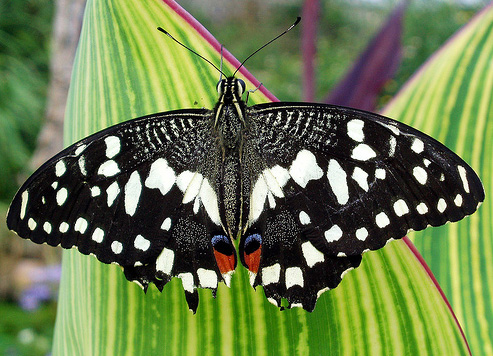
#> input picture hw2/data/butterfly.jpg, 493 x 356 px
$ python chuang_likai_a2_p2.py   (older library calls are emulated)
#> lines starting #> are read from the running program, lines starting #| are printed output that depends on the picture
#> further down, image is the input picture: shape (356, 493, 3); mean B, G, R 76.9, 123.5, 106.9
# Libraries you will find useful
import numpy as np
import cv2
import scipy
import matplotlib.pyplot as plt
from matplotlib.patches import Circle, Ellipse
import sympy  as sp
import math

class BlobDetector():
    def __init__(self, image):
        self.image = image
        self.gray = cv2.cvtColor(image, cv2.COLOR_BGR2GRAY)
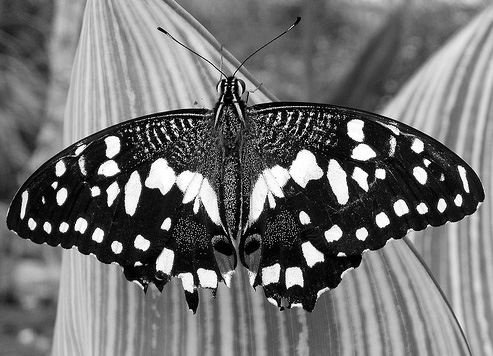
#> self.gray: shape (356, 493); min 0, max 255, mean 113.3
        self.gray = self.gray.astype(np.float32)
        self.h, self.w = self.gray.shape
#> self.h = 356; self.w = 493
        # cv2.namedWindow('rawimage', cv2.WINDOW_NORMAL)
        # cv2.imshow('rawimage', image)
        # cv2.waitKey(0)

    # [55 lines left out: functions buildScaleSpaceGaussian, buildScaleSpaceDownsample, not called in this run]

    def buildScaleSpace(self):
        self.sigmaList = [0.6, 1]
        for i in range(10):
            self.sigmaList.append(self.sigmaList[-1]*1.5)
        # [4 lines of commented-out code are left out]
        print(self.sigmaList)

        started = True
        for i in range(len(self.sigmaList)):
            sigma = self.sigmaList[i]
            g = scipy.ndimage.gaussian_laplace(self.gray, sigma=sigma)
            g *= sigma**2
            g = g**2
            self.showNormImage(g, sigma)
            if(started):
                self.scaleSpace = g
                started = False
            else:
                self.scaleSpace = np.dstack((self.scaleSpace, g))
#> this loop made 12 passes
#> pass 1, in buildScaleSpace, `g = scipy.ndimage.gaussian_laplace(self.gray, sigma=sigma)`:
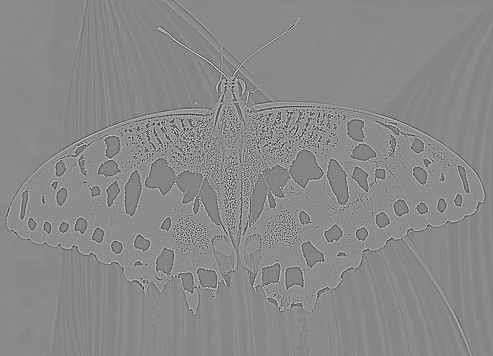
#> g: shape (356, 493) float32; min -519.1, max 415.3, mean -14.7; drawn with min black and max white
#> pass 1, in buildScaleSpace, `g = g**2`:
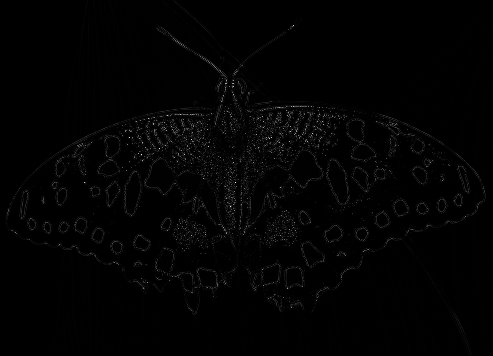
#> g: shape (356, 493) float32; min 9.24e-11, max 34926.4, mean 397.3; drawn with min black and max white
#> after the loop:
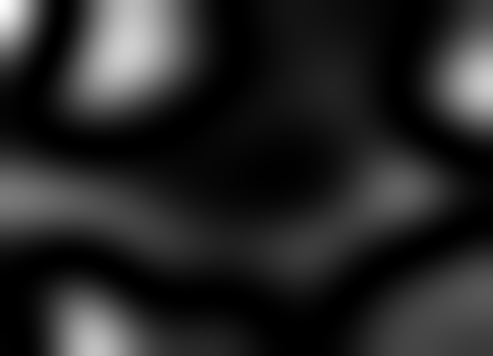
#> g: shape (356, 493) float32; min 3.74e-09, max 3009.4, mean 464.3; drawn with min black and max white
#> after the loop, started = False

    def nms(self):
        self.cx = []
        self.cy = []
        self.rad = []

        self.sigmaMatrix = np.zeros((self.h, self.w))
        neighborWidth = 1
        print("NMS...")
        for i in range(neighborWidth, self.h-neighborWidth):
            for j in range(neighborWidth, self.w-neighborWidth):
                ############# NMS ##############
                # for point scaleSpace[i][j][k], we check all its neighborhood value: 3x3xn
                # If the point is a extrema (largest, and substantially larger), then it's a interest point.
                for k in range(neighborWidth, len(self.sigmaList)-neighborWidth):
                    # neighbor = self.scaleSpace[i-neighborWidth:i+neighborWidth+1, j-neighborWidth:j+neighborWidth+1, k-neighborWidth:k+neighborWidth+1]
                    neighbor = self.scaleSpace[i-neighborWidth:i+neighborWidth+1, j-neighborWidth:j+neighborWidth+1, :]
                    if(self.scaleSpace[i][j][k] == neighbor.max()):
                        self.cx.append(i)
                        self.cy.append(j)
                        maxSigma = self.sigmaList[k]
                        self.rad.append(maxSigma*1.414)
                        self.sigmaMatrix[i][j] = maxSigma
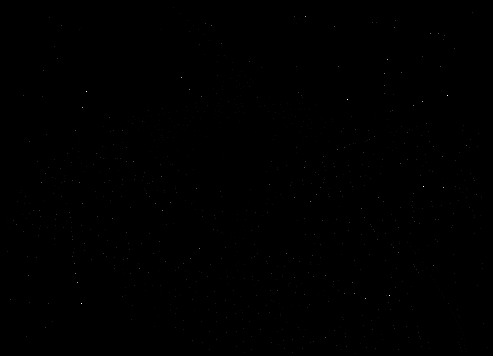
#> self.sigmaMatrix: shape (356, 493) float64; min 0, max 38.44, mean 0; drawn with min black and max white
#> after the loop, self.cx = 953 values from 7 to 353; self.cy = 953 values, max 487 at index 938, min 7 at index 546, mean 261; self.rad = 953 values, max 54.36 at index 74, min 1.41 at index 23, mean 5.9
        self.cx = np.array(self.cx)
        self.cy = np.array(self.cy)
        self.rad = np.array(self.rad)

        print("Now drawing circles...")
        self.show_all_circles(self.image, self.cy, self.cx, self.rad)
        # self.circleToEllipse()
        # self.show_ellipse()

    # [40 lines left out: function circleToEllipse, not called in this run]
            # print(r, lambda1, lambda2)


    def showNormImage(self, image, sigma):
        norm = cv2.normalize(image, None, 0, 255, cv2.NORM_MINMAX)
        norm = norm.astype(np.uint8)
        # print(normG)
        cv2.namedWindow('image', cv2.WINDOW_NORMAL)
        cv2.imshow('image %3f' % (sigma,), norm)
        cv2.waitKey(0)

    # [12 lines left out: function show_ellipse, not called in this run]

    def show_all_circles(self, image, cx, cy, rad, color='r'):
        """
        image: numpy array, representing the grayscsale image
        cx, cy: numpy arrays or lists, centers of the detected blobs
        rad: numpy array or list, radius of the detected blobs
        """
#> called with cx = array of shape (953,), cy = array of shape (953,), rad = array of shape (953,), color = 'r'
        fig, ax = plt.subplots()
        ax.set_aspect('equal')
        ax.imshow(cv2.cvtColor(image, cv2.COLOR_BGR2RGB), cmap='gray')
        for x, y, r in zip(cx, cy, rad):
            circ = Circle((x, y), r, color=color, fill=False, linewidth=1.5)
            ax.add_patch(circ)
#> this loop made 953 passes
#> (x, y, r) on passes 1 to 3: (173, 7, 3.18), (472, 12, 7.16), (180, 13, 3.18)

        plt.title('%i circles' % len(cx))
        plt.show()
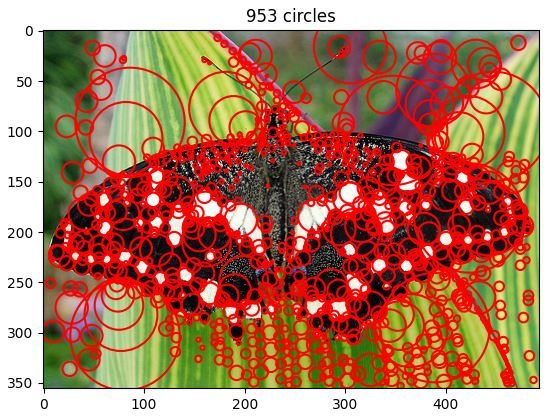
#> figure drawn by matplotlib, 1 panel


if __name__ == '__main__':
    image = cv2.imread("./data/butterfly.jpg")
    blobDetector = BlobDetector(image)
    blobDetector.buildScaleSpace()
    # blobDetector.buildScaleSpaceDownsample()
    # blobDetector.buildScaleSpaceGaussian()
    blobDetector.nms()

$ run again, with hw2/data/einstein.jpg copied over hw2/data/butterfly.jpg
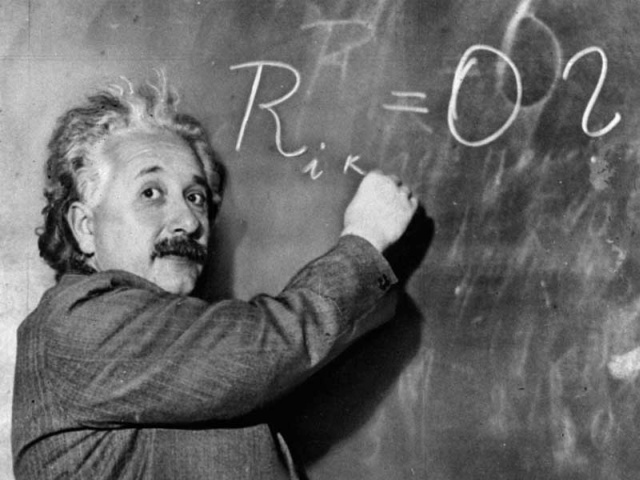
#> input picture hw2/data/einstein.jpg, 640 x 480 px
#> image is the input picture: shape (480, 640, 3); min 0, max 255, mean 104.2
#> after the loop in buildScaleSpace, `for i in range(len(self.sigmaList)):`:
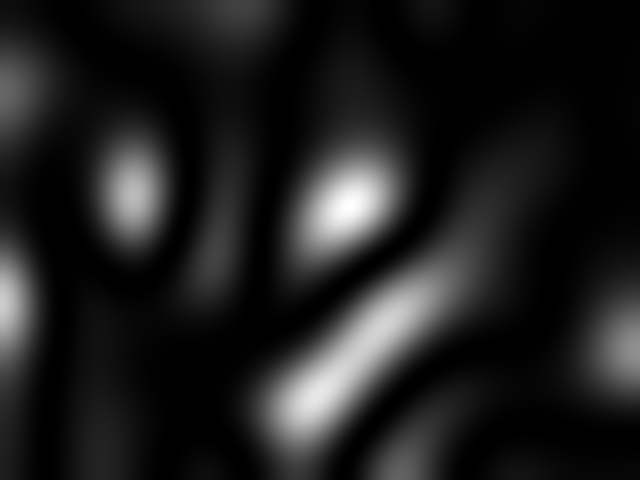
#> g: shape (480, 640) float32; min 4.37e-10, max 1492.3, mean 182.2; drawn with min black and max white
#> after the loop in buildScaleSpace, `for i in range(len(self.sigmaList)):`: started = False
#> after the loop in nms, `for i in range(neighborWidth, self.h-neighborWidth):`: self.cx = 1475 values from 1 to 476; self.cy = 1475 values, max 638 at index 40, min 10 at index 1163, mean 320.7; self.rad = 1475 values, max 54.36 at index 132, min 1.41 at index 4, mean 5.14
#> the loop in show_all_circles, `for x, y, r in zip(cx, cy, rad):` made 1475 passes
#> (x, y, r) on passes 1 to 3: (373, 1, 4.77), (374, 3, 2.12), (478, 3, 3.18)
#> in show_all_circles, `plt.show()`:
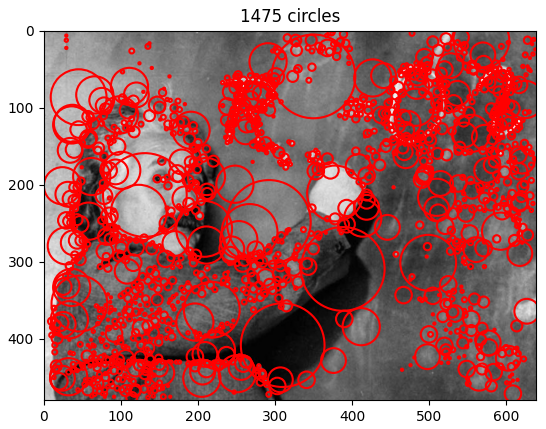
#> figure drawn by matplotlib, 1 panel

$ run again, with hw2/data/fishes.jpg copied over hw2/data/butterfly.jpg
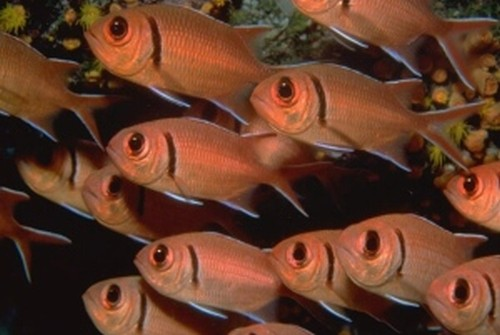
#> input picture hw2/data/fishes.jpg, 500 x 335 px
#> image is the input picture: shape (335, 500, 3); mean B, G, R 40.9, 60, 100.6
#> after the loop in buildScaleSpace, `for i in range(len(self.sigmaList)):`:
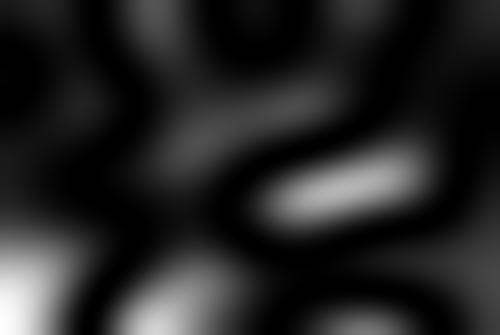
#> g: shape (335, 500) float32; min 9.28e-09, max 878.7, mean 128; drawn with min black and max white
#> after the loop in buildScaleSpace, `for i in range(len(self.sigmaList)):`: started = False
#> after the loop in nms, `for i in range(neighborWidth, self.h-neighborWidth):`: self.cx = 979 values from 1 to 328; self.cy = 979 values, max 497 at index 191, min 4 at index 590, mean 261.7; self.rad = 979 values, max 54.36 at index 404, min 1.41 at index 1, mean 5.46
#> the loop in show_all_circles, `for x, y, r in zip(cx, cy, rad):` made 979 passes
#> (x, y, r) on passes 1 to 3: (196, 1, 7.16), (89, 2, 1.41), (154, 2, 1.41)
#> in show_all_circles, `plt.show()`:
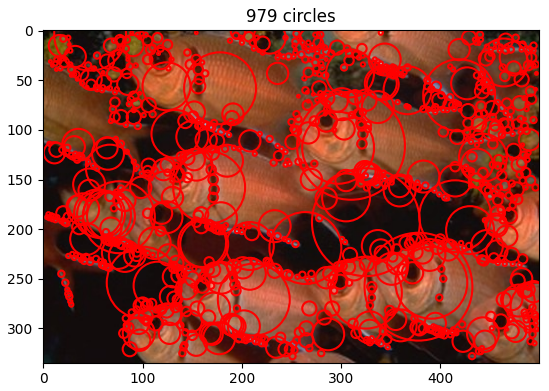
#> figure drawn by matplotlib, 1 panel

$ run again, with hw2/data/sunflowers.jpg copied over hw2/data/butterfly.jpg
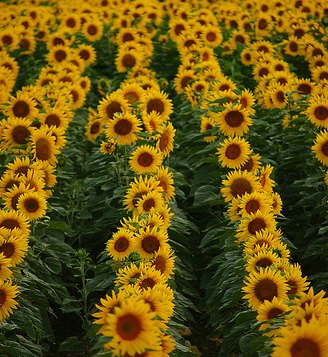
#> input picture hw2/data/sunflowers.jpg, 328 x 357 px
#> image is the input picture: shape (357, 328, 3); mean B, G, R 10.8, 83.8, 104.4
#> after the loop in buildScaleSpace, `for i in range(len(self.sigmaList)):`:
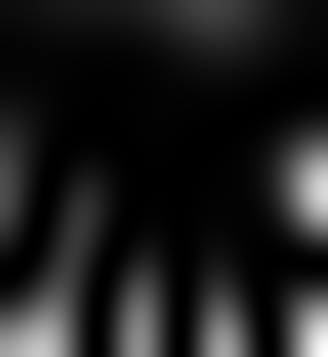
#> g: shape (357, 328) float32; min 1.94e-10, max 788, mean 91.7; drawn with min black and max white
#> after the loop in buildScaleSpace, `for i in range(len(self.sigmaList)):`: started = False
#> after the loop in nms, `for i in range(neighborWidth, self.h-neighborWidth):`: self.cx = 1241 values from 1 to 353; self.cy = 1241 values, max 324 at index 191, min 1 at index 415, mean 163.3; self.rad = 1241 values, max 36.24 at index 836, min 1.41 at index 2, mean 3.72
#> the loop in show_all_circles, `for x, y, r in zip(cx, cy, rad):` made 1241 passes
#> (x, y, r) on passes 1 to 3: (104, 1, 4.77), (306, 1, 4.77), (22, 2, 1.41)
#> in show_all_circles, `plt.show()`:
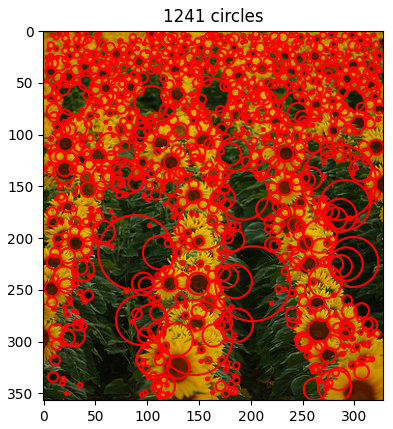
#> figure drawn by matplotlib, 1 panel
